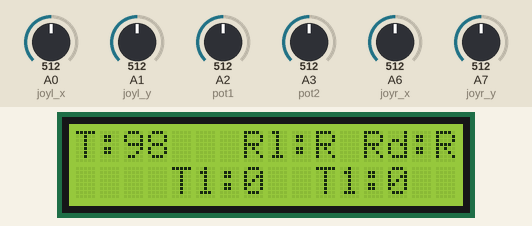
This sketch was run on a simulated Arduino Nano, built with avr-gcc and run on an emulated ATmega328P. Parts: 16×2 character LCD. Inputs (shaded band) come from the test bench; at power-on: A0 (joyl_x) = 512, A6 (joyr_x) = 512, A7 (joyr_y) = 512, A2 (pot1) = 512, A1 (joyl_y) = 512, A3 (pot2) = 512. No radio packets arrive unless stated; what the sketch prints to the serial monitor is not drawn.

Above: at 1.2 s.
1.3 s: A0 (joyl_x) set to 518
At 2.4 s:
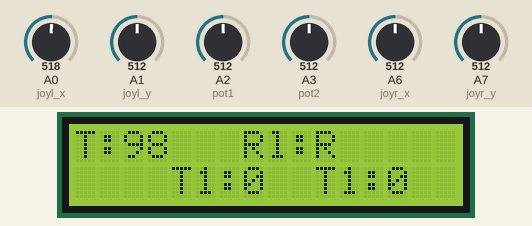
4.3 s: A6 (joyr_x) set to 500
7.3 s: A6 (joyr_x) set to 485
At 8.3 s:
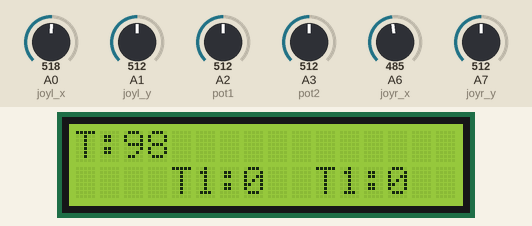
10.3 s: A7 (joyr_y) set to 535
At 10.6 s:
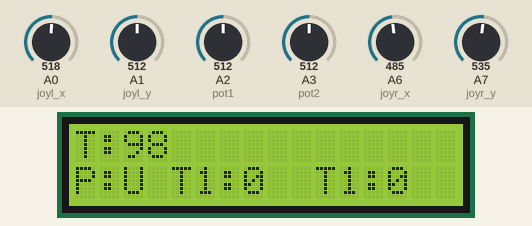
13.3 s: A2 (pot1) set to 306
At 14.5 s:
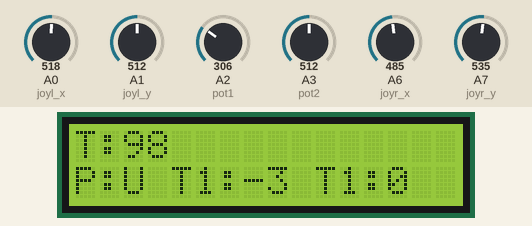
16.3 s: A0 (joyl_x) set to 306
At 17.7 s:
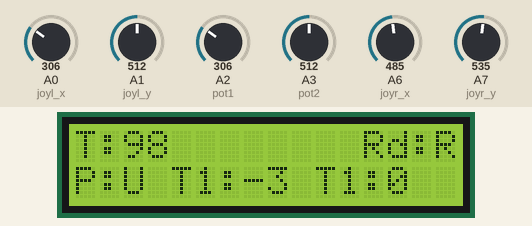
Timing chart, 0 to 19.3 s (numbered marks = the images above; inputs shaded):
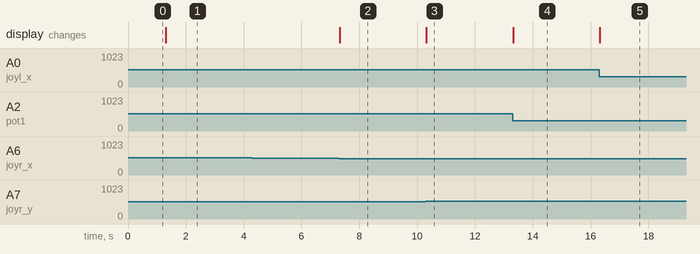

Measured:
- the behaviour switches between 517 and 518 on A0 (joyl_x) (found by bisection; images 0 and 1)
- the behaviour switches between 494 and 493 on A6 (joyr_x) (found by bisection; images 1 and 2)
- the behaviour switches between 525 and 526 on A7 (joyr_y) (found by bisection; images 2 and 3)
- after the input at 1.3 s, the display: changes at once (image 1)
- after the input at 4.3 s, every drawn part: stays the same
- after the input at 7.3 s, the display: changes at once (image 2)
- after the input at 10.3 s, the display: changes at once (image 3)
- after the input at 13.3 s, the display: changes at once (image 4)
- after the input at 16.3 s, the display: changes at once (image 5)

The sketch:

TX_v01.ino
```cpp
#include <LiquidCrystal.h>
#include <SPI.h>
#include <nRF24L01.h>
#include <RF24.h>

LiquidCrystal lcd(7, 6, 5, 4, 3, 2);  //(rs, enable, d4, d5, d6, d7)
RF24 radio(7, 8);                     // CE, CSN

const byte address[6] = "00001";      // nrf communication address

const int joyl_x = A0;                //left joystick x axis
const int joyl_y = A1;                //left joystick y axis
const int joyr_x = A6;                //right joystick x axis
const int joyr_y = A7;                //right joystick y axis
const int pot1 = A2;                  //potentiometer 1
const int pot2 = A3;                  //potentiometer 2

struct data_pack {                     //data structure for storing data for transmitting
  byte xval_l;
  byte yval_l;
  byte xval_r;
  byte yval_r;
  byte trim1;
  byte trim2;
};

data_pack data;                         //data structure object "data"

void setup() {
  Serial.begin(115200);

  radio.begin();
  radio.openWritingPipe(address);        //00001
  radio.setAutoAck(false);               //auto acknowledge set to false
  radio.setDataRate(RF24_250KBPS);
  radio.setPALevel(RF24_PA_HIGH);
  radio.stopListening();

  lcd.begin(16, 2);                      //init LCD
  lcd.clear();                           //clear LCD screen

  pinMode(joyl_x, INPUT);                //assigning input mode to control pins
  pinMode(joyl_y, INPUT);
  pinMode(joyr_x, INPUT);
  pinMode(joyr_y, INPUT);
  pinMode(pot1, INPUT);
  pinMode(pot2, INPUT);
}

void loop() {

  // mapping values to 0 to 255
  data.xval_l = map(analogRead(joyl_x), 1023, 0, 0, 255);
  data.yval_l = map(analogRead(joyl_y), 521, 1023, 0, 255);
  data.xval_r = map(analogRead(joyr_x), 0, 1023, 0, 255);
  data.yval_r = map(analogRead(joyr_y), 0, 1023, 0, 255);
  data.trim1 = map(analogRead(pot1), 0, 1023, 0, 255);
  data.trim2 = map(analogRead(pot2), 0, 1023, 0, 255);

  //Serial.println(data.xval_l);
  //Serial.println(data.yval_l);
  //Serial.println(data.xval_r);
  //Serial.println(data.yval_r);
  //Serial.println(data.trim1);
  //Serial.println(data.trim2);

  if (radio.write(&data, sizeof(data_pack))) {

    lcd.clear();                          //printing throttle value on LCD
    lcd.setCursor(0, 0);
    int t_perc = (float(data.yval_l) / 255) * 100;
    lcd.print("T:" + String(t_perc));
    //Serial.print("Th: " + String(t_perc) + "%");

    lcd.setCursor(7, 0);                  //printing roll value on LCD
    if (data.xval_r < 119) {
      lcd.print("Rl:L");
      //Serial.print(" Roll: Left ");
    }
    else if (data.xval_r > 122) {
      lcd.print("Rl:R");
      //Serial.print(" Roll: Right ");
    }

    lcd.setCursor(12, 0);                   //printing rudder value on LCD
    if (data.xval_l < 125) {
      lcd.print("Rd:L");
      //Serial.print("Rudder: Left ");
    }
    else if (data.xval_l > 125) {
      lcd.print("Rd:R");
      Serial.print("Rudder: Right ");
    }

    lcd.setCursor(0, 1);                  //printing pitch value on LCD
    if (data.yval_r < 126) {
      lcd.print("P:D");
      //Serial.print("Pch: Down ");
    }
    else if (data.yval_r > 130) {
      lcd.print("P:U");
      //Serial.print("Pch: UP ");
    }

    lcd.setCursor(4, 1);                   //printing trim 1 value on LCD
    int angl1 = map(analogRead(pot1), 0, 1023, -90, 90);
    lcd.print("T1:" + String(angl1 / 10));
    //Serial.print("Trim1:" + String(angl1));

    lcd.setCursor(10, 1);                  //printing trim 2 value on LCD
    int angl2 = map(analogRead(pot2), 0, 1023, -90, 90);
    lcd.print("T1:" + String(angl2 / 10));
    //Serial.println("Trim2:" + String(angl2));
  }

  else {
    lcd.clear();
    lcd.setCursor(0, 0);
    lcd.print("Data send failed");
    //Serial.println("Data send failed");
  }
}
```
